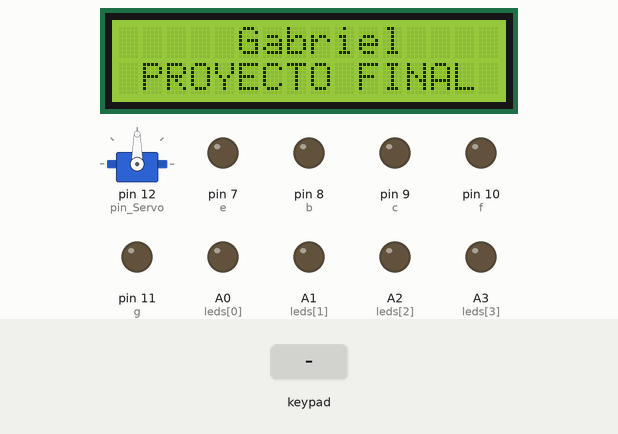
This sketch was run on a simulated Arduino Uno, built with avr-gcc and run on an emulated ATmega328P. On the bench: 16×2 character LCD, servo, output pins drawn as LEDs (lit = HIGH). Dashed ring = blinking. The inputs (shaded band) are chosen by the test bench. Pins used as bus, display or sensor lines are not drawn; what the sketch prints to the serial monitor is not drawn.

Above: at 1.2 s.
1.3 s: key '3' pressed
At 1.8 s:
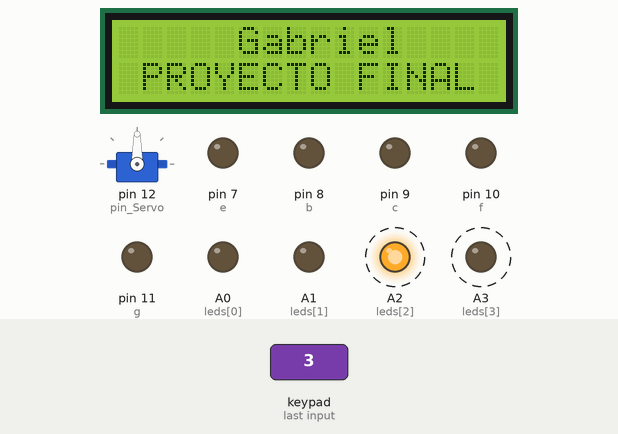
3.4 s: key '4' pressed
At 5.4 s:
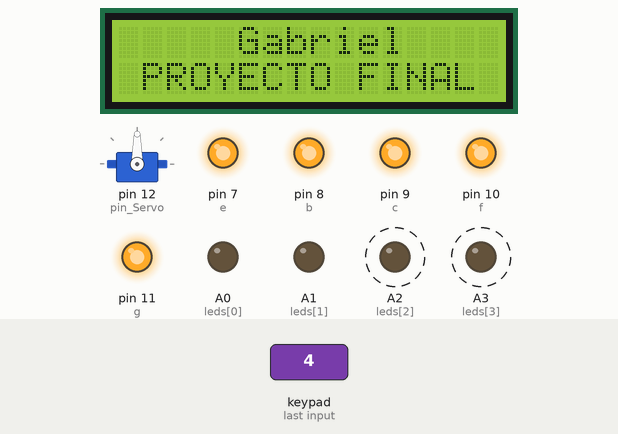
6.4 s: key '5' pressed
At 9.3 s:
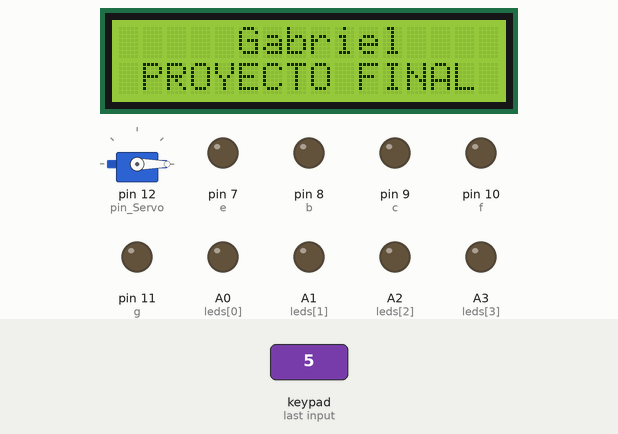
Timing chart, 0 to 10.8 s (numbered marks = the images above; inputs shaded):
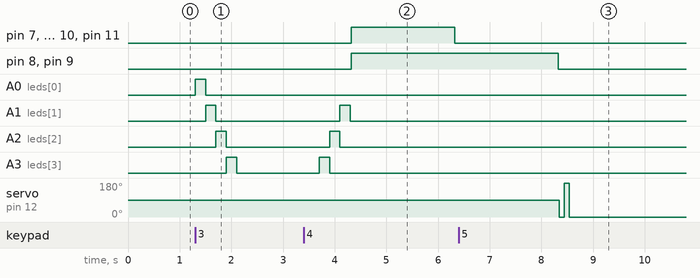

Measured:
- after the input at 1.3 s, A0 (leds[0]): LOW → HIGH at once, → LOW 0.20 s later; A1 (leds[1]): LOW → HIGH after 0.20 s, → LOW 0.20 s later; A2 (leds[2]): LOW → HIGH after 0.40 s, → LOW 0.20 s later; A3 (leds[3]): LOW → HIGH after 0.60 s, → LOW 0.20 s later
- after the input at 3.4 s, pin 7 (e), pin 10 (f), pin 11 (g): LOW → HIGH after 0.92 s, → LOW 2.0 s later; pin 8 (b), pin 9 (c): LOW → HIGH after 0.92 s
- after the input at 6.4 s, servo on pin 12 (pin_Servo): 90° → 0° after 1.9 s, → 180° 0.10 s later, → 0° 0.10 s later

The sketch:

Proyecto_Final.ino
```cpp
/*
   Fundacion Kinal
   Centro educativo tecnico laboral Kinal
   Quinto perito
   Quinto electronica
   Codigo Tecnico: EB5AM
   Curso: Taller de electronica digital y reparacion de computadoras I
   Proyecto Final
   Dev: Gabriel José María Ordoñez Rubí
   Fecha: 28 de Mayo de 2024

*/

//Librerias
#include <Keypad.h>
#include <Wire.h>
#include <LiquidCrystal_I2C.h>
#include <Servo.h>

//Directivas de preprocesador Servo
#define pin_Servo 12

//Directivas de preprocesador LCD
#define direccion_lcd 0x20
#define filas 2
#define columnas 16

//Definicion de los Pines
const int leds[] = {A0 , A1 , A2 , A3};

//Macros o directivas de preprocesador
#define filas_teclado 4   //cantidad de filas que posee el teclado matricial.
#define columnas_teclado 4 //cantidad de columnas que posee el teclado matricial.
#define f1_teclado 6  //pin6 conectado a la fila 1
#define f2_teclado 5  //pin5 conectado a la fila 2
#define f3_teclado 0
#define f4_teclado 0
#define c1_teclado 4  //pin4 conectado a la columna 1
#define c2_teclado 3  //pin3 conectado a la columna 2
#define c3_teclado 2  //pin2 conectado a la columna 3
#define c4_teclado 0

//Declaracion pines Display
const int a = 0;
const int b = 8;
const int c = 9;
const int d = 0;
const int e = 7;
const int f = 10;
const int g = 11;

const int E = 7;
const int segmentos[E] = {a, b, c, d, e, f, g};

const int numeros[10][E] = {
  /*9*/ {0, 1, 0, 0, 0, 0, 0},
  /*9*/ {1, 0, 0, 0, 0, 0, 0},
  /*9*/ {0, 0, 0, 0, 0, 1, 0},
  /*9*/ {0, 0, 0, 0, 0, 0, 1},
  /*9*/ {0, 0, 1, 0, 0, 0, 0},
  /*9*/ {1, 1, 1, 0, 0, 1, 1},

};
const int APAGADO = LOW;


//Creo una matriz led con la disposicion fisica de las teclas
char keys[filas_teclado][columnas_teclado] = {
  {'1','2','3','A'},
  {'4','5','6','B'},
  {'7','8','9','C'},
  {'*','0','#','D'}
};

byte pines_filas[filas_teclado] = {f1_teclado,f2_teclado,f3_teclado,f4_teclado};
byte pines_columnas[columnas_teclado] = {c1_teclado,c2_teclado,c3_teclado,c4_teclado};

Keypad teclado_Mache = Keypad( makeKeymap(keys), pines_filas, pines_columnas, filas_teclado,columnas_teclado);

//Constructor
LiquidCrystal_I2C lcd_Mache(direccion_lcd, columnas, filas); //LCD con direccion 0x20 y tamanio 16x2

//Constructor
Servo Servo_Mache;


void setup(){
Serial.begin(9600);
//-----------------LCD------------------
//Configuraciones
  lcd_Mache.init(); //inicio la comunicacion serial con el modulo i2c
  lcd_Mache.backlight(); //Enciendo la luz de fondo para poder ver el texto
  lcd_Mache.print("     Gabriel     ");  //Muestro el texto en la LCD
  lcd_Mache.setCursor(0,1);
  lcd_Mache.print(" PROYECTO FINAL ");
//-----------------servo------------------

    Servo_Mache.attach(pin_Servo);   // servo
    //Especifico que en el pin12 voy a usar un servomotor.

//-----------------Autofantastico------------------
  for (int S=0; S<sizeof(leds); S++){
    pinMode(leds[S], OUTPUT);}

for (int q=0; q<E; q++){
    pinMode(segmentos[q], OUTPUT);
    digitalWrite(segmentos[q], APAGADO);
    }
}

void loop(){
  char tecla = teclado_Mache.getKey();  //Obtengo la tecla que presione
  if(tecla){
    Serial.print("La tecla presionada es: ");
    Serial.println(tecla);
  }


//contador de 99 a 0
  if(tecla == '1'){ // if de tecla 1
    Serial.println("conteo 99 a 0"); // inicia cotador de 0 a 99
    for(int i=0; i<100;i++){
    Serial.println(i);
    delay(200);}
   }


//contador de 0 a 99
  if(tecla == '2'){ // if de tecla 2
    Serial.println("conteo 0 a 99"); // inicia cotador de 0 a 99
    for(int i=90; i>=0;i--){
    Serial.println(i);
    delay(200);}
   }


// Autofantastico
if(tecla == '3'){
   for (int S=0; S<sizeof(leds); S++){
    digitalWrite(leds[S], HIGH);
     delay(200);
    digitalWrite(leds[S], LOW);
  }
    for (int S=sizeof(leds)-1; S>0; S--){
    digitalWrite(leds[S], HIGH);
     delay(200);
    digitalWrite(leds[S], LOW);}
  }


// Animacion
  if(tecla == '4'){
Serial.println("Inicio de Simulacion");

    //H
      digitalWrite(b, HIGH);
      digitalWrite(c, HIGH);
      digitalWrite(e, HIGH);
      digitalWrite(f, HIGH);
      digitalWrite(g, HIGH);
      delay(2000);

    digitalWrite(b, LOW);
      digitalWrite(c, LOW);
      digitalWrite(e, LOW);
      digitalWrite(f, LOW);
      digitalWrite(g, LOW);

    //I
      digitalWrite(b, HIGH);
      digitalWrite(c, HIGH);
      delay(2000);

      digitalWrite(b, LOW);
      digitalWrite(c, LOW);

}


// servomotor
  if(tecla == '5'){
    Serial.println("inicio del servo");
    Servo_Mache.write(0);
    delay(100);
    Servo_Mache.write(180);
    delay(100);
     Servo_Mache.write(0);}
  }
```
